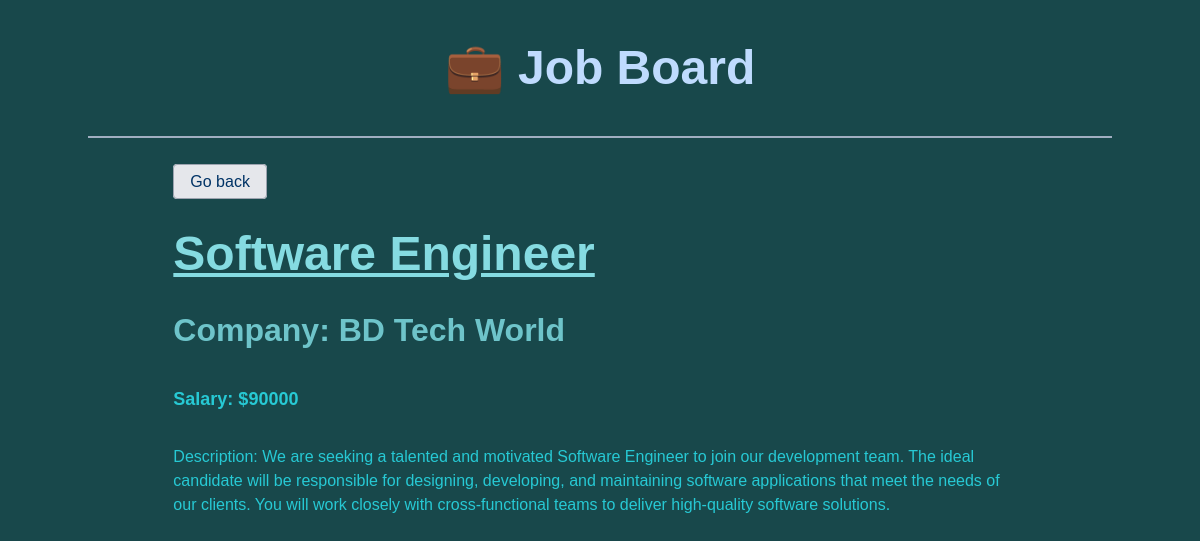
The app's page /jobs/2/ with its own data.
### job_board/models.py (models this page shows, shortened)
class JobPosting(models.Model):
    title = models.CharField(max_length=100)
    description = models.TextField()
    company = models.CharField(max_length=100)
    salary = models.IntegerField()
    location = models.CharField(max_length=100)
    is_active = models.BooleanField(default=True)

### job_board/views.py (the view)
# urls.py: path('jobs/<int:pk>/', job_details, name='job_details'),
def job_details(request, pk):
    job_posting = get_object_or_404(JobPosting, pk=pk, is_active=True)
    context = {'posting': job_posting}
    return render(request, 'job_board/detail.html', context)

### job_board/templates/job_board/detail.html
{% extends 'job_board/_base.html' %}
{% block content %}
<div class="w-10/12 mx-auto">
<p class="pb-6"> <a href="{% url 'home' %}" class="border border-gray-400 rounded px-4 py-2 hover: bg-gray-200">Go back</a></p>
<h1 style="font-size: 3rem; font-weight: 600; padding-bottom: 1rem; text-decoration: underline; text-decoration-offset: 8px; color: #85dbe1">{{ posting.title }}</h1>
<p style="padding-bottom: 2rem; font-size: 2rem; font-weight: 600; color: #6ec4ca;">Company: {{posting.company}}</p>
<p style="padding-bottom: 2rem; font-size: large; font-weight: 600; color: #27c9d4;">Salary: ${{ posting.salary }}</p>
<p style="color: #27c9d4;">Description: {{posting.description}}</p>
</div>
{% endblock content %}

### job_board/templates/job_board/_base.html (style rules this page uses)
body { background-color: #18484b; font-family: Arial, sans-serif; color: #003366; }
h1 { font-size: 3rem; font-weight: bold; color: #1a202c; }

### records on screen
JobPosting: title "Software Engineer", company "BD Tech World", salary "90000", description "We are seeking a talented and motivated Software Engineer to join our development team. The ideal candidate will be responsible for designing, developing, and maintaining software applications that meet the needs of our clients. You will work closely with cross-functional teams to deliver high-quality software solutions."
